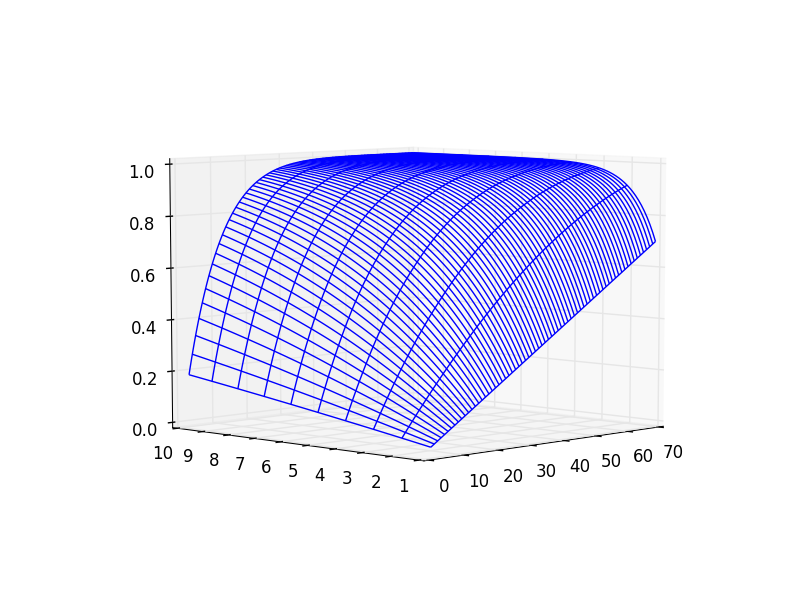

Python code for this plot:
from mpl_toolkits.mplot3d import axes3d
import matplotlib.pyplot as plt
import numpy as np

def plot_3d_catch():
	fig = plt.figure()
	ax = fig.add_subplot(111, projection='3d')
	X = np.linspace(2,70,690)
	Y = np.linspace(1,10,90)
	X, Y = np.meshgrid(X, Y)
	Z = 1-((100-X)/100.)**Y
	ax.plot_wireframe(X, Y, Z, rstride=10, cstride=10)
	plt.show()

def write_to_file(filename="catch_chance.txt"):
	X = np.linspace(2,20,19)
	Y = np.linspace(1,10,10)
	X, Y = np.meshgrid(X, Y)
	Z = 1-((100-X)/100.)**Y
	outfile = open(filename,"w")
	print 
	print "  ",
	outfile.write("     ")
	for x in X[0]:
		print "%.5d"% x,
		outfile.write("%.6d  "% x)
	print
	outfile.write("\n")
	for y,z in zip(Y,Z):
		print "%.2d"%y[0],
		outfile.write("%.2d   "%y[0])
		for z_ in z:
			print "%.3f" % z_ ,
			outfile.write("%.4f  " % z_ )
		print
		outfile.write("\n")

if __name__ == '__main__':
	plot_3d_catch()
	write_to_file()
